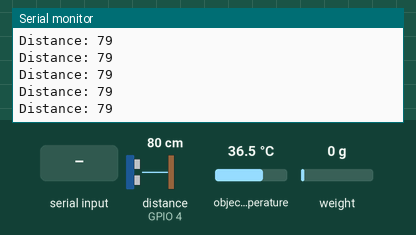
This sketch was run on a simulated ESP32. On the bench: the last lines printed to the serial monitor. Wiring (inferred from the names in the program): ultrasonic range finder: trigger GPIO 5; echo GPIO 4. The test bench sets the inputs (shaded band); at power-on: distance to the obstacle (sensor on GPIO 4) 80 cm, object temperature 36.5 °C, weight on the scale 0 g. The echo pulse lasts 58.3 µs per cm; WiFi joins after 1.5 s; servers stay silent unless stated; random numbers use the default seed unless the sketch sets one; no MQTT or app messages arrive unless stated.

Above: at 5.1 s.
5.2 s: "port:03\n" received over Serial
6.7 s: distance to the obstacle (sensor on GPIO 4) set to 2 cm
At 7.2 s:
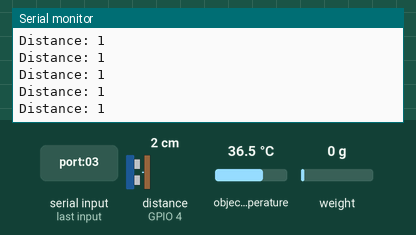
8.2 s: distance to the obstacle (sensor on GPIO 4) set to 9 cm
At 9.2 s:
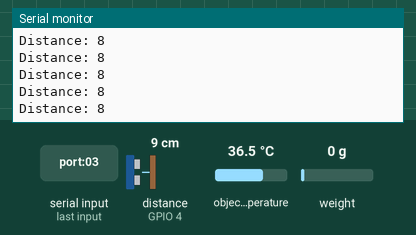
Timing chart, 0 to 9.4 s (numbered marks = the images above; inputs shaded):
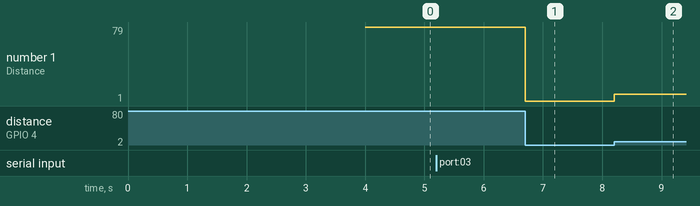

The sketch:

Program_Prototype_fix.ino
```cpp
/*
GENERIC SDK FOR ESP
Add ESP8266 and PubSubClient libraries into your arduino libraries forlder
You can find those library files inside the zip file.
update the send_event function and do_actions function with respect your requirements.
*/
#include <Arduino.h>
#include <WiFi.h>
#include <PubSubClient.h>
#include <ArduinoJson.h>
#include "DHT.h"

#include <HX711_ADC.h>
#include <EEPROM.h>

//pin sensor berat
const int HX711_dout = 19; //mcu > HX711 dout pin
const int HX711_sck = 18; //mcu > HX711 sck pin

//HX711 constructor:
HX711_ADC LoadCell(HX711_dout, HX711_sck);
double hasil;
double hasil_fix;

const int calVal_calVal_eepromAdress = 0;
long t;


#define DHTPIN 11     // what digital pin we're connected to
#define DHTTYPE DHT11

DHT dht(DHTPIN, DHTTYPE);
#define PUB_INTERVAL 5

unsigned long lastPublish = 0;

//suhu

#include <Wire.h>
#include <Adafruit_MLX90614.h>

Adafruit_MLX90614 mlx = Adafruit_MLX90614();

//jarak
const int trigPin = 5;
const int echoPin = 4;
// defines variables
long duration;
int distance;

// Update these with values suitable for your network.
const char* ssid = "Masayu";
const char* password = "ayudhewayani";

//Backend credentials
const char* mqtt_server = "mqtt.flexiot.xl.co.id";
String DEVICE_SERIAL = "7360319863815522" ; //update the device serial according to the serial given by the consumer portal
const char* EVENT_TOPIC = "nodemcu/bagas_nodemcu/v5/common";
String SUB_TOPIC_STRING = "+/" + DEVICE_SERIAL + "/nodemcu/bagas_nodemcu/v5/sub";
const char* mqtt_username = "nodemcu-bagas_nodemcu-v5_5022";
const char* mqtt_password = "1600483415_5022";

WiFiClient espClient;
PubSubClient client(espClient);
char msg[300];

void do_actions(const char* message);
void readSensor();

void setup_wifi() {

  delay(10);
  // We start by connecting to a WiFi network
  Serial.println();
  Serial.print("Connecting to ");
  Serial.println(ssid);

  WiFi.begin(ssid, password);

  while (WiFi.status() != WL_CONNECTED) {
    delay(500);
    Serial.print(".");
  }

  randomSeed(micros());

  Serial.println("");
  Serial.println("WiFi connected");
  Serial.println("IP address: ");
  Serial.println(WiFi.localIP());
}

//receiving a message
void callback(char* topic, byte* payload,long length) {
  Serial.print("Message arrived [");
  Serial.print(SUB_TOPIC_STRING);
  Serial.print("] ");
  for (int i = 0; i < length; i++) {
    msg[i] = (char)payload[i];
  }
  do_actions(msg);
}

void reconnect() {
  // Loop until we're reconnected
  while (!client.connected()) {
    Serial.print("Attempting MQTT connection...");
    // Create a random client ID
    String clientId = "ESP8266Client-";
    clientId += String(random(0xffff), HEX);
    // Attempt to connect
    if (client.connect(clientId.c_str(),mqtt_username,mqtt_password)) {
      Serial.println("connected");
      //subscribe to the topic
      const char* SUB_TOPIC = SUB_TOPIC_STRING.c_str();
      client.subscribe(SUB_TOPIC);
    } else {
      Serial.print("failed, rc=");
      Serial.print(client.state());
      Serial.println(" try again in 5 seconds");
      // Wait 5 seconds before retrying
      delay(5000);
    }
  }
}

void setup() {
  Serial.begin(115200);
  setup_wifi();
  client.setServer(mqtt_server, 1883);
  //client.setCallback(callback);
  //jarak
  setup_jarak();

  //sensor berat
  setup_berat();

  Serial.println(F("DHT11 test!"));
  dht.begin();
  //suhu
  mlx.begin();

}

void loop() {

  if(WiFi.status() != WL_CONNECTED){
    setup_wifi();
  }
  if (WiFi.status()== WL_CONNECTED && !client.connected()) {
    reconnect();
  }

  client.loop();

  if (millis() - lastPublish >= PUB_INTERVAL * 1000UL) {
    readSensor();
    lastPublish = millis();
  }

  //jarak
  jarak();
  loop_berat();
}

void publish_message(const char* message){
  client.publish(EVENT_TOPIC,message);
}

//====================================================================================================================================================================
void send_event(){
  //create this function to send some events to the backend. You should create a message format like this
  /* Eg :{
        "mac":"6655591876092787",
        "eventName":"eventOne",
        "state":"none",
        "eventOne":{
          "ev1Value1":30
        }
      }

  */
  //Should call publish_message() function to send events. Pass your message as parameter
  // Eg : publish_message(message);
}
//====================================================================================================================================================================

//====================================================================================================================================================================
void do_actions(const char* message){
  //Create this function according to your actions. you will receive a message something like this
  /* Eg : {
        "action":"actionOne",
        "param":{
          "ac1Value1":"1110" ,
          "parentMac":"6655591876092787",
          "ac1Value4":"port:03",
          "ac1Value5":"on",
          "mac":"6655591876092787",
          "ac1Value2":"2220",
          "ac1Value3":"567776"
        }
      } */

  Serial.println(message);
}
//=====================================================================================================================================================================

void readSensor() {
  //sensor calculation
  float t = mlx.readObjectTempC();//33;//dht.readTemperature();
  float h = 45;//dht.readHumidity();
  float w = hasil_fix;
  float he = distance;
  // Check if any reads failed and exit early (to try again).
  if (isnan(h) || isnan(t) ) {
    Serial.println(F("Failed to read from DHT sensor!"));
    return;
  }

//FlexIoT JSON format --> {"eventName":"SensorDHT","status":"<none>","temp":"<Temperature>","humid":"<Humidity>","mac":"<macAddressOfDevice>"}

//{"eventName":"SensorDHT","status":"<none>","temp":"<Temperature>","humid":"<Humidity>","weight":"<Weight>","Height":"<Height>","mac":"<macAddressOfDevice>"}

  String message = "{\"eventName\":\"SensorDHT\",\"status\":\"none\",\"temp\":" + String(t) + ",\"humid\":" + String(h) + ",\"weight\":" + String(w) + ",\"Height\":" + String(he) + ",\"mac\":\"" + DEVICE_SERIAL + "\"}";
  Serial.println(message);
  char* msg = (char*)message.c_str();
  publish_message(msg); // send the event to backend

  Serial.print(F("Humidity: "));
  Serial.print(h);
  Serial.print(F("%  Temperature: "));
  Serial.print(t);
  Serial.print(F("°C "));


}
```

Hcsr04.ino
```cpp
void setup_jarak(){
pinMode(trigPin, OUTPUT); // Sets the trigPin as an Output
pinMode(echoPin, INPUT); // Sets the echoPin as an Input
//Serial.begin(115200); // Starts the serial communication
}

void jarak(){
// Clears the trigPin
digitalWrite(trigPin, LOW);
delayMicroseconds(2);
// Sets the trigPin on HIGH state for 10 micro seconds
digitalWrite(trigPin, HIGH);
delayMicroseconds(10);
digitalWrite(trigPin, LOW);
// Reads the echoPin, returns the sound wave travel time in microseconds
duration = pulseIn(echoPin, HIGH);
// Calculating the distance
distance= duration*0.034/2;
// Prints the distance on the Serial Monitor
Serial.print("Distance: ");
Serial.println(distance);
}
```

load_cell.ino
```cpp
/*
   -------------------------------------------------------------------------------------
   HX711_ADC
   Arduino library for HX711 24-Bit Analog-to-Digital Converter for Weight Scales
   Olav Kallhovd sept2017
   -------------------------------------------------------------------------------------
*/

/*
   Settling time (number of samples) and data filtering can be adjusted in the config.h file
   For calibration and storing the calibration value in eeprom, see example file "Calibration.ino"

   The update() function checks for new data and starts the next conversion. In order to acheive maximum effective
   sample rate, update() should be called at least as often as the HX711 sample rate; >10Hz@10SPS, >80Hz@80SPS.
   If you have other time consuming code running (i.e. a graphical LCD), consider calling update() from an interrupt routine,
   see example file "Read_1x_load_cell_interrupt_driven.ino".

   This is an example sketch on how to use this library
*/


void setup_berat(){
  Serial.begin(115200); delay(10);
  Serial.println();
  Serial.println("Starting...");

  float calibrationValue; // calibration value
  calibrationValue = 696.0; // uncomment this if you want to set this value in the sketch
#if defined(ESP8266) || defined(ESP32)
  //EEPROM.begin(512); // uncomment this if you use ESP8266 and want to fetch this value from eeprom
#endif
  //EEPROM.get(calVal_eepromAdress, calibrationValue); // uncomment this if you want to fetch this value from eeprom

  LoadCell.begin();
  long stabilizingtime = 2000; // tare preciscion can be improved by adding a few seconds of stabilizing time
  boolean _tare = true; //set this to false if you don't want tare to be performed in the next step
  LoadCell.start(stabilizingtime, _tare);
  if (LoadCell.getTareTimeoutFlag()) {
    Serial.println("Timeout, check MCU>HX711 wiring and pin designations");
  }
  else {
    LoadCell.setCalFactor(calibrationValue); // set calibration factor (float)
    Serial.println("Startup is complete");
  }
  while (!LoadCell.update());
  Serial.print("Calibration value: ");
  Serial.println(LoadCell.getCalFactor());
  Serial.print("HX711 measured conversion time ms: ");
  Serial.println(LoadCell.getConversionTime());
  Serial.print("HX711 measured sampling rate HZ: ");
  Serial.println(LoadCell.getSPS());
  Serial.print("HX711 measured settlingtime ms: ");
  Serial.println(LoadCell.getSettlingTime());
  Serial.println("Note that the settling time may increase significantly if you use delay() in your sketch!");
  if (LoadCell.getSPS() < 7) {
    Serial.println("!!Sampling rate is lower than specification, check MCU>HX711 wiring and pin designations");
  }
  else if (LoadCell.getSPS() > 100) {
    Serial.println("!!Sampling rate is higher than specification, check MCU>HX711 wiring and pin designations");
  }
}

void loop_berat(){
  static boolean newDataReady = 0;
  const int serialPrintInterval = 500; //increase value to slow down serial print activity

  // check for new data/start next conversion:
  if (LoadCell.update()) newDataReady = true;

  // get smoothed value from the dataset:
  if (newDataReady) {
    if (millis() > t + serialPrintInterval) {
      hasil = LoadCell.getData();
      hasil_fix = hasil/10;
      Serial.print("Load_cell output val: ");
      Serial.println(hasil_fix);
      newDataReady = 0;
      t = millis();
    }
  }

  // receive command from serial terminal, send 't' to initiate tare operation:
  if (Serial.available() > 0) {
    float i;
    char inByte = Serial.read();
    if (inByte == 't') LoadCell.tareNoDelay();
  }

  // check if last tare operation is complete:
  if (LoadCell.getTareStatus() == true) {
    Serial.println("Tare complete");
  }

}
```

Measured:
- after the input at 6.7 s, the serial monitor: prints a new line at once (image 1)
- after the input at 8.2 s, the serial monitor: prints a new line at once (image 2)
- plotted number 1: 79 → 1 after the input at 6.7 s, 1 → 8 after the input at 8.2 s
